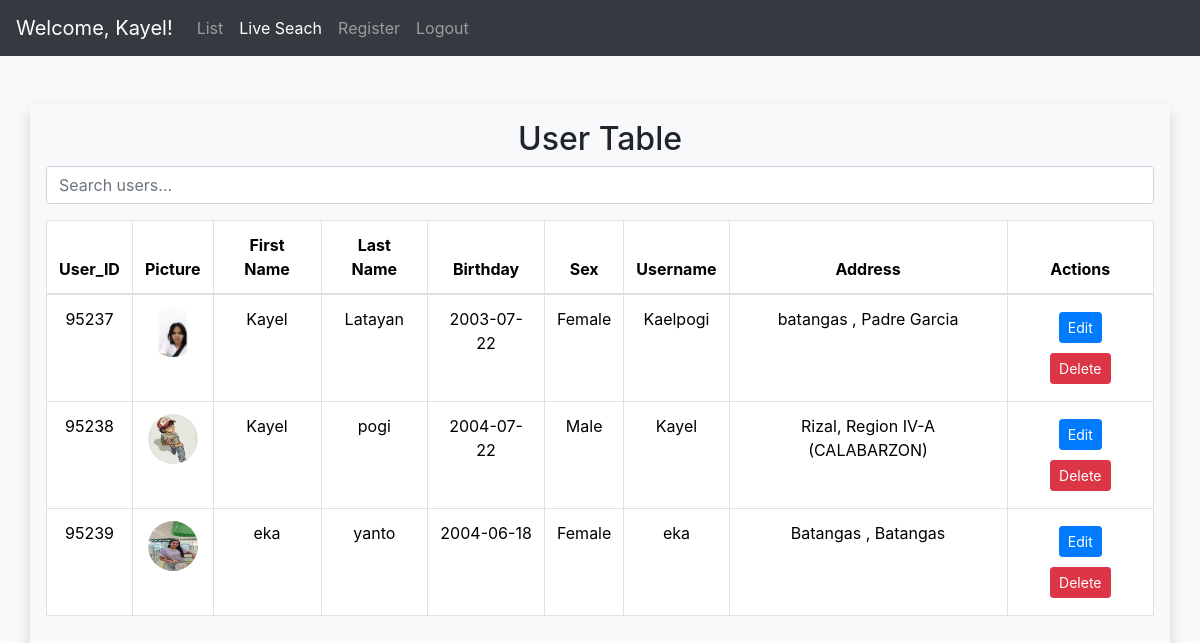
The app's page /livesearch.php (signed in) with its own data.
### tables this page shows
CREATE TABLE `users` (
  `UserID` int(11) NOT NULL,
  `Username` varchar(255) DEFAULT NULL,
  `user_email` varchar(255) NOT NULL,
  `Pass_word` varchar(255) DEFAULT NULL,
  `firstname` varchar(255) NOT NULL,
  `lastname` varchar(255) NOT NULL,
  `birthday` date DEFAULT NULL,
  `sex` varchar(255) NOT NULL,
  `user_profile_picture` varchar(255) NOT NULL,
  `account_type` int(11) NOT NULL
);

### livesearch.php (the view, shortened to what this page needs)
<?php
$con = new database();
$html = '';
try {
    $connection = $con->opencon();
    $recordsPerPage = 10;
    $currentPage = isset($_GET['page']) ? (int)$_GET['page'] : 1;
    $offset = ($currentPage - 1) * $recordsPerPage;
    $query = $connection->prepare("SELECT users.UserID, users.firstname, users.lastname, users.birthday, users.sex, users.Username, users.user_profile_picture, CONCAT(user_add_city, ', ', user_add_province) AS address FROM users INNER JOIN user_address ON users.UserID = user_address.UserID LIMIT :offset, :recordsPerPage");
    $query->bindParam(':offset', $offset, PDO::PARAM_INT);
    $query->bindParam(':recordsPerPage', $recordsPerPage, PDO::PARAM_INT);
    $query->execute();
    $users = $query->fetchAll(PDO::FETCH_ASSOC);
    foreach ($users as $user) {
        $html .= '<tr>';
        $html .= '<td>' . $user['UserID'] . '</td>';
        $html .= '<td><img src="' . htmlspecialchars($user['user_profile_picture']) . '" alt="Profile Picture" style="width: 50px; height: 50px; border-radius: 50%;"></td>';
        $html .= '<td>' . $user['firstname'] . '</td>';
        $html .= '<td>' . $user['lastname'] . '</td>';
        $html .= '<td>' . $user['birthday'] . '</td>';
        $html .= '<td>' . $user['sex'] . '</td>';
        $html .= '<td>' . $user['Username'] . '</td>';
        $html .= '<td>' . $user['address'] . '</td>';
        $html .= '<td>';
        $html .= '<form action="update.php" method="post" style="display: inline;">';
        $html .= '<input type="hidden" name="id" value="' . $user['UserID'] . '">';
        $html .= '<button type="submit" class="btn btn-primary btn-sm">Edit</button>';
        $html .= '</form>';
        $html .= '<form method="POST" style="display: inline;">';
        $html .= '<input type="hidden" name="id" value="' . $user['UserID'] . '">';
        $html .= '<input type="submit" name="delete" class="btn btn-danger btn-sm" value="Delete" onclick="return confirm(\'Are you sure you want to delete this user?\')">';
        $html .= '</form>';
        $html .= '</td>';
        $html .= '</tr>';
    }
} catch (PDOException $e) {
    echo json_encode(['error' => $e->getMessage()]);
}
?>
<!DOCTYPE html>
<html lang="en">
<head>
  <link rel="stylesheet" href="./bootstrap-5.3.3-dist/css/bootstrap.css">
  <link href="https://stackpath.bootstrapcdn.com/bootstrap/4.5.2/css/bootstrap.min.css" rel="stylesheet">
  <link rel="stylesheet" href="https://cdnjs.cloudflare.com/ajax/libs/font-awesome/5.15.4/css/all.min.css">
  <link rel="stylesheet" href="includes/style.css?v=<?php echo time(); ?>">
</head>
<body>
<?php include('includes/navbar.php'); ?>
<div class="container user-info rounded shadow p-3 my-5">
    <h2 class="text-center mb-2">User Table</h2>
    <div class="mb-3">
        <input type="text" id="search" class="form-control" placeholder="Search users...">
    </div>
    <div class="table-responsive text-center">
        <table class="table table-bordered">
            <thead>
                <tr>
                    <th>User_ID</th>
                    <th>Picture</th>
                    <th>First Name</th>
                    <th>Last Name</th>
                    <th>Birthday</th>
                    <th>Sex</th>
                    <th>Username</th>
                    <th>Address</th>
                    <th>Actions</th>
                </tr>
            </thead>
            <tbody id="userTableBody">
                <?php echo $html; ?>
            </tbody>
        </table>
    </div>
</div>
</body>
</html>

### includes/style.css (style rules this page uses)
body { background-color: #f8f9fa; }
.btn { margin: 5px; }

### records on screen
users: UserID "95237", user_profile_picture (picture), firstname "Kayel", lastname "Latayan", birthday "2003-07-22", sex "Female", Username "Kaelpogi", address "batangas , Padre Garcia"
users: UserID "95238", user_profile_picture (picture), firstname "Kayel", lastname "pogi", birthday "2004-07-22", sex "Male", Username "Kayel", address "Rizal, Region IV-A (CALABARZON)"
users: UserID "95239", user_profile_picture (picture), firstname "eka", lastname "yanto", birthday "2004-06-18", sex "Female", Username "eka", address "Batangas , Batangas"

### other values on screen
$_SESSION['username'] "Kayel"
